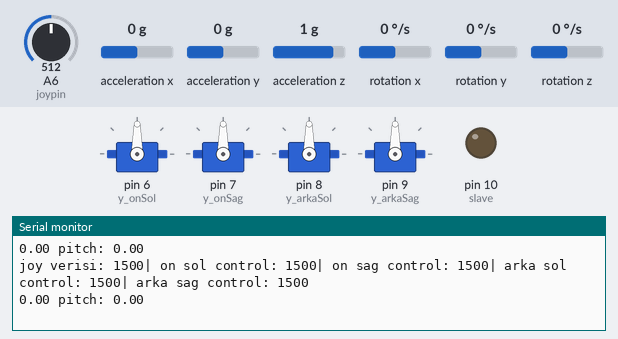
Bench run of a sketch on a simulated Arduino Nano, built with avr-gcc and run on an emulated ATmega328P. On the bench: 4 × servo, output pins drawn as LEDs (lit = HIGH), the last lines printed to the serial monitor. Wiring (inferred from the names in the program): MPU-9250 motion sensor at I2C address 0x68. The inputs (shaded band) are chosen by the test bench; at power-on: A6 (joypin) = 512, acceleration x 0 g, acceleration y 0 g, acceleration z 1 g, rotation x 0 °/s, rotation y 0 °/s, rotation z 0 °/s.

Above: at 7.5 s.
7.6 s: A6 (joypin) set to 561
At 7.64 s:
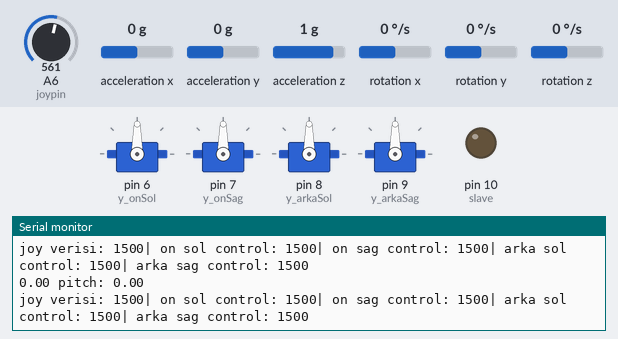
10.6 s: A6 (joypin) set to 586
At 10.68 s:
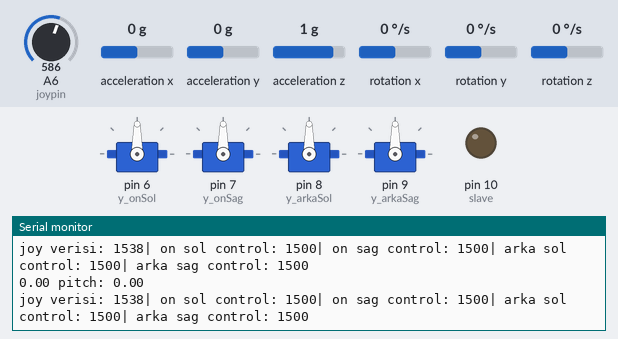
Timing chart, 0 to 13.6 s (numbered marks = the images above; inputs shaded):
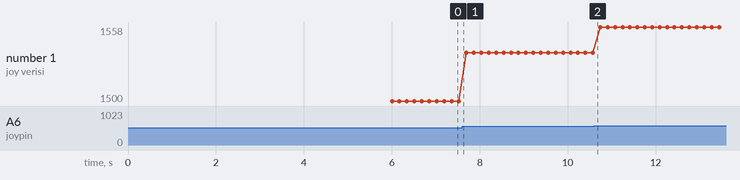

Measured:
- plotted number 1: 1500 → 1538 after the input at 7.6 s, 1538 → 1558 after the input at 10.6 s

The sketch:

pid_tunning_without_modbus.ino
```cpp
#include <Wire.h>
#include <Servo.h>

#define MPU9250_ADDRESS 0x68
#define ACC_FULL_SCALE_2_G 0x00
#define ACC_FULL_SCALE_4_G 0x08
#define ACC_FULL_SCALE_8_G 0x10
#define ACC_FULL_SCALE_16_G 0x18
#define MAX_PWM 1900 // ESC Maksimum PWM Değeri
#define MIN_PWM 1100 // ESC Minimum PWM Değeri
#define DUR_PWM 1500 // ESC'lerin durmasını sağlayan PWM Değeri

#define KP 30
#define KI 0
#define KD 2.25

Servo m_onSol,m_onSag,m_arkaSol,m_arkaSag,y_onSol,y_onSag,y_arkaSol,y_arkaSag;
 // rs modülü için gerekli olan değişkenler
const int slave=10; //Receiver RS-485, DE,RE pinlerinin bağlandığı pin
int degerGelenX;  //Manevra joy, X için transmitterdan gelen değer (0-180)
int pwmX; //Manevra joy, X için degerGelenX değişkeninin maplenmiş hali (1100-1900)
int degerGelenY;  //Manevra joy, Y için transmitterdan gelen değer (0-180)
int pwmY; //Manevra joy, Y için degerGelenY değişkeninin maplenmiş hali (1100-1900)
int degerGelenYukseklikY;  //Yukseklik joy, Y için transmitterdan gelen değer (0-180)
int yukseklik_pwmY; //Yükseklik joy, Y için degerGelenYukseklik değişkeninin maplenmiş hali (1100-1900)
int degerGelenYatayX;
int yatay_pwmX;

int joypin=A6;
int joydeger;


//mpu için gerekli değişkenler mpu sekmesinde kullanılıyor
double xAci1,yAci1,zAci1,x,x1,roll,y,y1,pitch,z,z1,z2;

//calculatestpeed fonksiyonunun çıktıları için tanımlanana değişkenler
int onsolcontrol, onsagcontrol, arkasolcontrol, arkasagcontrol;
int onsol;

void setup(){
  Serial.begin(9600);
  Wire.begin();
  pinMode(slave,OUTPUT);
  pinMode(joypin,INPUT);
  digitalWrite(slave,LOW);

  y_onSol.attach(6, MIN_PWM, MAX_PWM);
  y_onSag.attach(7, MIN_PWM, MAX_PWM);
  y_arkaSol.attach(8, MIN_PWM, MAX_PWM);
  y_arkaSag.attach(9, MIN_PWM, MAX_PWM);


    y_onSol.writeMicroseconds(MAX_PWM);
  y_onSag.writeMicroseconds(MAX_PWM);
  y_arkaSol.writeMicroseconds(MAX_PWM);
  y_arkaSag.writeMicroseconds(MAX_PWM);
  delay(2000);
    y_onSol.writeMicroseconds(DUR_PWM);
  y_onSag.writeMicroseconds(DUR_PWM);
  y_arkaSol.writeMicroseconds(DUR_PWM);
  y_arkaSag.writeMicroseconds(DUR_PWM);
  delay(2000);
}

void loop() {
  // put your main code here, to run repeatedly:

calculateSpeed();

Serial.print(roll);
Serial.print(" pitch: ");
Serial.println(pitch);
delay(100);
}
```

MPU.ino
```cpp
int i=0;

//Veri okuyan fonksiyon
void I2Cread(uint8_t Adres, uint8_t Kayit, uint8_t Nbytes, uint8_t* Veri)
{
Wire.beginTransmission(Adres);
Wire.write(Kayit);
Wire.endTransmission();

Wire.requestFrom(Adres, Nbytes);
uint8_t j = 0;
while (Wire.available())
Veri[j++] = Wire.read();
}

// Verileri yazan fonksiyon
void I2CwriteByte(uint8_t Adres, uint8_t Kayit, uint8_t Veri)
{
Wire.beginTransmission(Adres);
Wire.write(Kayit);
Wire.write(Veri);
Wire.endTransmission();
}

double imuDeger()
{
  // — İvme Ölçer ve Jiroskop verilerini okuma —
uint8_t Buf[14];
I2Cread(MPU9250_ADDRESS, 0x3B, 14, Buf);

// Veri dönüşümü
int16_t ax = -(Buf[0] << 8 | Buf[1]);
int16_t ay = -(Buf[2] << 8 | Buf[3]);
int16_t az = Buf[4] << 8 | Buf[5];

double xAci = atan( ax / (sqrt(square(ay) + square(az))));
double yAci = atan( ay / (sqrt(square(ax) + square(az))));
double zAci = atan( sqrt(square(ax) + square(ay)) / az);

//Radyan cinsi verinin dereceye dönüşümü
xAci *= 180.00;
yAci *= 180.00;
zAci *= 180.00;
xAci /= PI;
yAci /= PI;
zAci /= PI;

// Kalibrasyon ve Filtrasyon İşlemleri

while(i<2){
  xAci1=xAci;
  yAci1=yAci;
  zAci1=zAci;
  i++;
  delay(1000);
  }

  x=xAci-xAci1;
  x1=((xAci-xAci1)+x)/2;
  roll=(x+x1+(xAci-xAci1))/3;


  y=yAci-yAci1;
  y1=((yAci-yAci1)+y)/2;
  pitch=(y+y1+(yAci-yAci1))/3;

  z=zAci-zAci1;
  z1=((zAci-zAci1)+z)/2;
  z2=(z+z1+(zAci-zAci1))/3;

return roll,pitch;
}
```

PID_Balance.ino
```cpp
double setpoint=0;
double lasttime, lastroll, lastpitch;
double error, errorpitch;
double pid_i,pid_i_p;

double control_signal()
{
  joydeger=analogRead(joypin);
  yukseklik_pwmY=map(joydeger,0,1023,1100,1900);

  imuDeger();

  double deltatime=(millis()-lasttime)/1000;
  lasttime=millis();

  double error_roll=roll-setpoint;
  double error_pitch=pitch-setpoint;

  //PID proportional
  double p=error_roll*KP;
  double p_p=error_pitch*KP;

  //PID integral
  if(-3<error<3)
  {
    pid_i+=(error_roll*deltatime)*KI;
  }

    if(-3<error_pitch<3)
  {
    pid_i_p+=(error_pitch*deltatime)*KI;
  }

  double d=((error_roll-lastroll)/deltatime)*KD;
  double d_p=((error_pitch-lastpitch)/deltatime)*KD;

  double control_signal=p+pid_i+d;
  double control_signal_p=p_p+pid_i_p+d_p;

//  if(control_signal<-1500)
//  {
//    control_signal=-1500;
//  }
//  if(control_signal>1500)
//  {
//    control_signal=1500;
//  }

  // yÜKSELİRKEN GERÇEKLEŞEN PWM HESAPLAMASI
if(yukseklik_pwmY>1550)
{
  onsolcontrol=yukseklik_pwmY-control_signal+control_signal_p;
  onsagcontrol=yukseklik_pwmY+control_signal+control_signal_p;
  arkasolcontrol=yukseklik_pwmY-control_signal-control_signal_p;
  arkasagcontrol=yukseklik_pwmY+control_signal-control_signal_p;
//   onsolcontrol=0-control_signal+control_signal_p;
//  onsagcontrol=0+control_signal+control_signal_p;
//  arkasolcontrol=0-control_signal-control_signal_p;
//  arkasagcontrol=0+control_signal-control_signal_p;

  if(onsolcontrol<1500)
  {
    onsolcontrol=1500;
  }
  if(onsolcontrol>1900)
  {
    onsolcontrol=1900;
  }
    if(onsagcontrol<1500)
  {
    onsagcontrol=1500;
  }
  if(onsagcontrol>1900)
  {
    onsagcontrol=1900;
  }
    if(arkasolcontrol<1500)
  {
    arkasolcontrol=1500;
  }
  if(arkasolcontrol>1900)
  {
    arkasolcontrol=1900;
  }
    if(arkasagcontrol<1500)
  {
     arkasagcontrol=1500;
  }
  if(arkasagcontrol>1900)
  {
    arkasagcontrol=1900;
  }
}


// DALARKEN GERÇEKLEŞECEK PWM HESAPLAMASI
else if(yukseklik_pwmY<1450)
{
  onsolcontrol=yukseklik_pwmY+control_signal-control_signal_p;
  onsagcontrol=yukseklik_pwmY-control_signal-control_signal_p;
  arkasolcontrol=yukseklik_pwmY+control_signal+control_signal_p;
  arkasagcontrol=yukseklik_pwmY-control_signal+control_signal_p;

//  onsolcontrol=0+control_signal-control_signal_p;
//  onsagcontrol=0-control_signal-control_signal_p;
//  arkasolcontrol=0+control_signal+control_signal_p;
//  arkasagcontrol=0-control_signal+control_signal_p;

  if(onsolcontrol>1500)
  {
    onsolcontrol=1500;
  }
  if(onsolcontrol<1100)
  {
    onsolcontrol=1100;
  }
    if(onsagcontrol>1500)
  {
    onsagcontrol=1500;
  }
  if(onsagcontrol<1100)
  {
    onsagcontrol=1100;
  }
    if(arkasolcontrol>1500)
  {
    arkasolcontrol=1500;
  }
  if(arkasolcontrol<1100)
  {
    arkasolcontrol=1100;
  }
    if(arkasagcontrol>1500)
  {
     arkasagcontrol=1500;
  }
  if(arkasagcontrol<1100)
  {
    arkasagcontrol=1100;
  }
}
else
{
  onsolcontrol=1500+control_signal-control_signal_p;
  onsagcontrol=1500-control_signal-control_signal_p;
  arkasolcontrol=1500+control_signal+control_signal_p;
  arkasagcontrol=1500-control_signal+control_signal_p;

  if(onsolcontrol<1100)
  {
    onsolcontrol=1100;
  }
  if(onsolcontrol>1900)
  {
    onsolcontrol=1900;
  }

  if(onsagcontrol<1100)
  {
    onsagcontrol=1100;
  }
    if(onsagcontrol>1900)
  {
    onsagcontrol=1900;
  }

  if(arkasolcontrol<1100)
  {
    arkasolcontrol=1100;
  }
    if(arkasolcontrol>1900)
  {
    arkasolcontrol=1900;
  }

  if(arkasagcontrol<1100)
  {
    arkasagcontrol=1100;
  }
    if(arkasagcontrol>1900)
  {
    arkasagcontrol=1900;
  }
}
onsol=(MAX_PWM-onsolcontrol)+MIN_PWM;

  lastroll=error;
  lastpitch=errorpitch;

 return onsolcontrol, onsagcontrol, arkasolcontrol, arkasagcontrol, onsol;
}
```

calculateMotors.ino
```cpp
void calculateSpeed()
{

  control_signal();

      // Manevra joystiğinde -x değerinin motorların ileri çalışabilmesi için yapılan +x dönüşümü
  int solpwmX=(MAX_PWM-pwmX)+MIN_PWM;

  int solpwmXyatay=(MAX_PWM-yatay_pwmX)+MIN_PWM; //ileri
  int sagpwmYatay=(MAX_PWM-yatay_pwmX)+MIN_PWM; //geri


//  if(yukseklik_pwmY<1450 || yukseklik_pwmY>1550)
//  {
//    y_onSol.writeMicroseconds(onsol);
//    y_onSag.writeMicroseconds(onsagcontrol);
//    y_arkaSol.writeMicroseconds(arkasolcontrol);
//    y_arkaSag.writeMicroseconds(arkasagcontrol);
//  }
//  else if(yukseklik_pwmY<1550 && yukseklik_pwmY>1450)
//  {
//    y_onSol.writeMicroseconds(DUR_PWM);
//    y_onSag.writeMicroseconds(DUR_PWM);
//    y_arkaSol.writeMicroseconds(DUR_PWM);
//    y_arkaSag.writeMicroseconds(DUR_PWM);
//    Serial.println("çalışmıyor");
//  }
int m_solmotoron=(MAX_PWM-yukseklik_pwmY)+MIN_PWM;

  m_onSol.writeMicroseconds(m_solmotoron);
  m_onSag.writeMicroseconds(yukseklik_pwmY);
   m_arkaSol.writeMicroseconds(yukseklik_pwmY);
  m_arkaSag.writeMicroseconds(yukseklik_pwmY);
  if(yukseklik_pwmY<1550 && yukseklik_pwmY >1450)
  {
      m_onSol.writeMicroseconds(DUR_PWM);
  m_onSag.writeMicroseconds(DUR_PWM);
   m_arkaSol.writeMicroseconds(DUR_PWM);
  m_arkaSag.writeMicroseconds(DUR_PWM);
  }


//if(onsol<1550 && onsol>1450)
//{
//  y_onSol.writeMicroseconds(DUR_PWM);
//}
//if(onsagcontrol<1550 && onsagcontrol>1450)
//{
//  y_onSag.writeMicroseconds(DUR_PWM);
//}
//if(arkasolcontrol<1550 && arkasolcontrol>1450)
//{
//  y_arkaSol.writeMicroseconds(DUR_PWM);
//}
//if(arkasagcontrol<1550 && arkasagcontrol>1450)
//{
//  y_arkaSag.writeMicroseconds(DUR_PWM);
//}

  Serial.print("joy verisi: ");
  Serial.print(yukseklik_pwmY);
    Serial.print("| on sol control: ");
  Serial.print(onsol);
    Serial.print("| on sag control: ");
  Serial.print(onsagcontrol);
    Serial.print("| arka sol control: ");
  Serial.print(arkasolcontrol);
    Serial.print("| arka sag control: ");
  Serial.println(arkasagcontrol);

}
```
